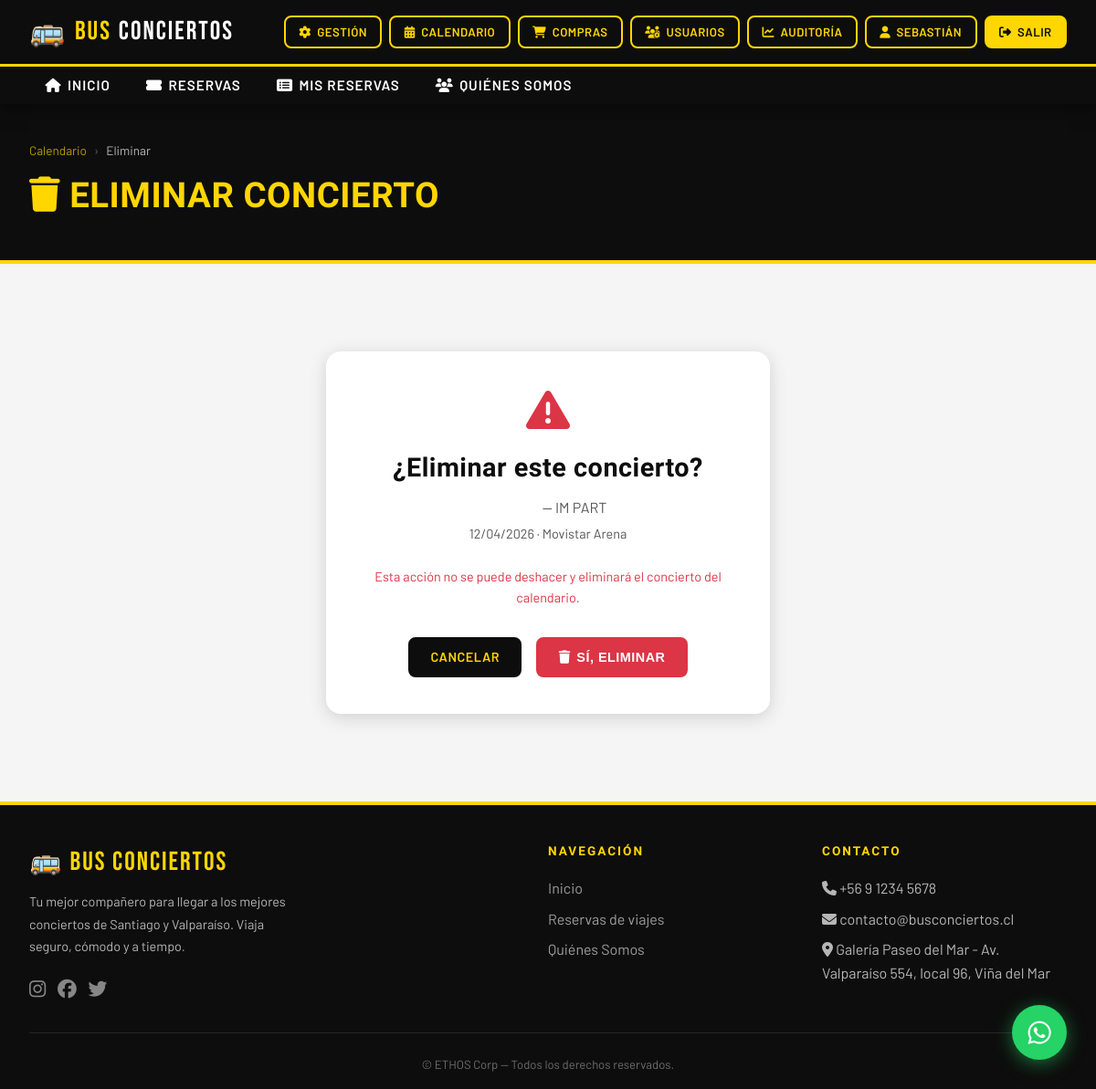
The app's page /calendario/18/eliminar/ (signed in) with its own data.
### core/models.py (models this page shows, shortened)
class Concierto(models.Model):
    REGION_CHOICES = [
        ('santiago', 'Santiago'),
        ('valparaiso', 'Región de Valparaíso'),
    ]
    nombre = models.CharField(max_length=200, verbose_name='Nombre del Concierto')
    artista = models.CharField(max_length=200, verbose_name='Artista / Banda')
    fecha = models.DateField(verbose_name='Fecha')
    lugar = models.CharField(max_length=300, verbose_name='Lugar / Recinto')
    region = models.CharField(max_length=20, choices=REGION_CHOICES, verbose_name='Región')
    descripcion = models.TextField(blank=True, verbose_name='Descripción')
    imagen_url = models.URLField(blank=True, verbose_name='URL Imagen')
    activo = models.BooleanField(default=True)
    class Meta:
        verbose_name = 'Concierto'
        verbose_name_plural = 'Conciertos'
        ordering = ['fecha']

### core/views.py (the view)
# urls.py: path('calendario/<int:pk>/eliminar/', views.eliminar_concierto, name='eliminar_concierto'),
@coordinador_required
def eliminar_concierto(request, pk):
    concierto = get_object_or_404(Concierto, pk=pk)
    if request.method == 'POST':
        concierto.delete()
        messages.success(request, 'Concierto eliminado del calendario.')
        return redirect('calendario_conciertos')
    return render(request, 'core/confirmar_eliminar_concierto.html', {'concierto': concierto})

### core/templates/core/confirmar_eliminar_concierto.html (shortened to what this page needs)
{% extends 'base.html' %}
{% block content %}
<div class="page-header">
  <div class="container">
    <div class="breadcrumb"><a href="{% url 'calendario_conciertos' %}">Calendario</a><span>›</span> Eliminar</div>
    <h1><i class="fa fa-trash"></i> Eliminar Concierto</h1>
  </div>
</div>
<section class="seccion" style="max-width:550px;">
  <div class="form-card" style="max-width:none;text-align:center;">
    <i class="fa fa-exclamation-triangle" style="font-size:3rem;color:var(--peligro);margin-bottom:1rem;"></i>
    <h2 style="margin-bottom:0.5rem;">¿Eliminar este concierto?</h2>
    <p style="color:var(--gris-medio);margin-bottom:0.25rem;">
      <strong style="color:var(--blanco);">{{ concierto.artista }}</strong> — {{ concierto.nombre }}
    </p>
    <p style="color:var(--gris-medio);font-size:0.9rem;margin-bottom:1.5rem;">
      {{ concierto.fecha|date:"d/m/Y" }} · {{ concierto.lugar }}
    </p>
    <p style="color:var(--peligro);font-size:0.9rem;margin-bottom:2rem;">
      Esta acción no se puede deshacer y eliminará el concierto del calendario.
    </p>
    <form method="POST" style="display:flex;gap:1rem;justify-content:center;">
      <a href="{% url 'calendario_conciertos' %}" class="btn btn-dark">Cancelar</a>
      <button type="submit" class="btn btn-danger"><i class="fa fa-trash"></i> Sí, eliminar</button>
    </form>
  </div>
</section>
{% endblock %}

### templates/base.html (shortened to what this page needs)
{% load static %}
<!DOCTYPE html>
<html lang="es">
<head>
  <link rel="stylesheet" href="https://cdnjs.cloudflare.com/ajax/libs/font-awesome/6.5.0/css/all.min.css" />
  <link rel="stylesheet" href="{% static 'css/main.css' %}" />
</head>
<body>
<nav class="navbar-bc">
  <div class="navbar-top">
    <div class="navbar-inner">
      <a href="{% url 'inicio' %}" class="brand">
        <span class="icon-bus">🚌</span>
        BUS <span>CONCIERTOS</span>
      </a>
      <div class="nav-actions">
        {% if user.is_authenticated %}
          {% if user.is_superuser or user.groups.all.0.name == 'Administrador' or user.groups.all.0.name == 'Coordinador' %}
            <a href="{% url 'gestion_viajes' %}" class="btn btn-outline btn-sm"><i class="fa fa-cog"></i> Gestión</a>
            <a href="{% url 'calendario_conciertos' %}" class="btn btn-outline btn-sm"><i class="fa fa-calendar-alt"></i> Calendario</a>
            <a href="{% url 'compras' %}" class="btn btn-outline btn-sm"><i class="fa fa-shopping-cart"></i> Compras</a>
          {% endif %}
          {% if user.is_superuser or user.groups.all.0.name == 'Administrador' %}
            <a href="{% url 'gestion_usuarios' %}" class="btn btn-outline btn-sm"><i class="fa fa-users-cog"></i> Usuarios</a>
            <a href="{% url 'auditoria_ganancias' %}" class="btn btn-outline btn-sm"><i class="fa fa-chart-line"></i> Auditoría</a>
          {% endif %}
          <a href="{% url 'mi_perfil' %}" class="btn btn-outline btn-sm"><i class="fa fa-user"></i> {{ user.first_name|default:user.username }}</a>
          <a href="{% url 'logout' %}" class="btn btn-primary btn-sm"><i class="fa fa-sign-out-alt"></i> Salir</a>
        {% else %}
          <a href="{% url 'login' %}" class="btn btn-outline btn-sm"><i class="fa fa-sign-in-alt"></i> Ingresar</a>
          <a href="{% url 'registro' %}" class="btn btn-primary btn-sm"><i class="fa fa-user-plus"></i> Registrarse</a>
        {% endif %}
      </div>
    </div>
  </div>
  <div class="nav-collapse">
    <ul class="nav-links">
      <li><a href="{% url 'inicio' %}"><i class="fa fa-home"></i> Inicio</a></li>
      <li><a href="{% url 'lista_viajes' %}"><i class="fa fa-ticket-alt"></i> Reservas</a></li>
      {% if user.is_authenticated %}
      <li><a href="{% url 'mis_reservas' %}"><i class="fa fa-list-alt"></i> Mis Reservas</a></li>
      {% endif %}
      <li><a href="{% url 'quienes_somos' %}"><i class="fa fa-users"></i> Quiénes Somos</a></li>
    </ul>
  </div>
</nav>
<main>
  {% block content %}{% endblock %}
</main>
<footer>
  <div class="footer-grid">
    <div>
      <div class="footer-brand">🚌 Bus Conciertos</div>
      <p style="font-size:0.9rem;max-width:300px;line-height:1.7;">
        Tu mejor compañero para llegar a los mejores conciertos de Santiago y Valparaíso. Viaja seguro, cómodo y a tiempo.
      </p>
      <div style="margin-top:1rem;display:flex;gap:0.8rem;">
        <a href="#" style="color:rgba(255,255,255,0.5);font-size:1.3rem;"><i class="fab fa-instagram"></i></a>
        <a href="#" style="color:rgba(255,255,255,0.5);font-size:1.3rem;"><i class="fab fa-facebook"></i></a>
        <a href="#" style="color:rgba(255,255,255,0.5);font-size:1.3rem;"><i class="fab fa-twitter"></i></a>
      </div>
    </div>
    <div>
      <h4>Navegación</h4>
      <ul>
        <li><a href="{% url 'inicio' %}">Inicio</a></li>
        <li><a href="{% url 'lista_viajes' %}">Reservas de viajes</a></li>
        <li><a href="{% url 'quienes_somos' %}">Quiénes Somos</a></li>
      </ul>
    </div>
    <div>
      <h4>Contacto</h4>
      <ul>
        <li><i class="fa fa-phone"></i> +56 9 1234 5678</li>
        <li><i class="fa fa-envelope"></i> contacto@busconciertos.cl</li>
        <li><i class="fa fa-map-marker-alt"></i> Galería Paseo del Mar - Av. Valparaíso 554, local 96, Viña del Mar</li>
      </ul>
    </div>
  </div>
  <div class="footer-bottom">
    <p>&copy; {{ "now"|date:"Y" }} ETHOS Corp — Todos los derechos reservados.</p>
  </div>
</footer>
<a href="https://wa.me/56912345678?text=Hola,%20quiero%20información%20sobre%20los%20viajes%20a%20conciertos"
   class="whatsapp-fab" target="_blank" rel="noopener" title="Consultas por WhatsApp">
  <i class="fab fa-whatsapp"></i>
</a>
</body>
</html>

### records on screen
Concierto: nombre "IM PART", fecha "12/04/2026", lugar "Movistar Arena"

### other values on screen
{{ user.first_name|default:user.username }} "SEBASTIÁN"
